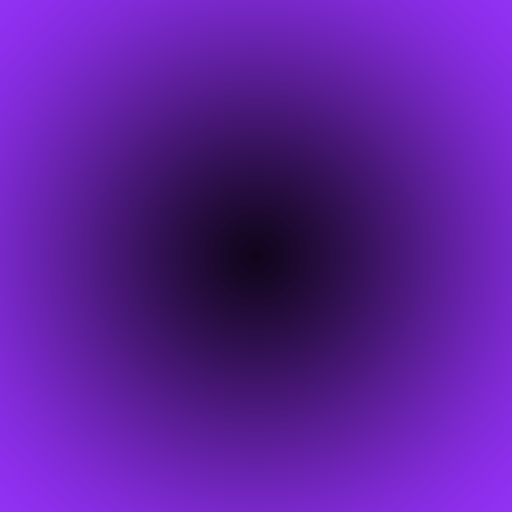

Write the Python code that produced this figure.
"""
Exercise 2, Goal 3: Layered activations in a single channel
Shows how combining multiple sigmoid activations creates concentric rings.
"""
import numpy as np
from PIL import Image

def sigmoid(x):
    return 1.0 / (1.0 + np.exp(-x))

width, height = 512, 512

x = np.linspace(-5, 5, width)
y = np.linspace(-5, 5, height)
X, Y = np.meshgrid(x, y)

distance = np.sqrt(X**2 + Y**2)

# Layered sigmoids at different radii
layer1 = sigmoid(distance - 1)
layer2 = sigmoid(distance - 3)
layer3 = sigmoid(distance - 5)

# Combine all layers into a single grayscale channel
combined = (layer1 + layer2 + layer3) / 3 * 255

# Create a monochromatic (purple/blue) image for visual appeal
image_array = np.zeros((height, width, 3), dtype=np.uint8)
image_array[:, :, 0] = (combined * 0.6).astype(np.uint8)  # Red (lower)
image_array[:, :, 1] = (combined * 0.2).astype(np.uint8)  # Green (lower)
image_array[:, :, 2] = combined.astype(np.uint8)          # Blue (full)

output = Image.fromarray(image_array, mode='RGB')
output.save('exercise2_goal3_layered.png')
print("Saved exercise2_goal3_layered.png")
